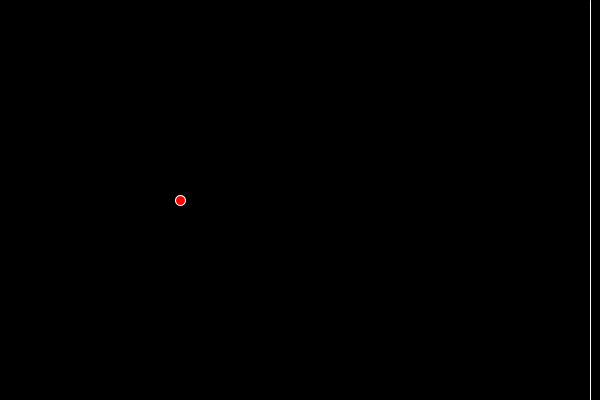
Frame 1 (no input)
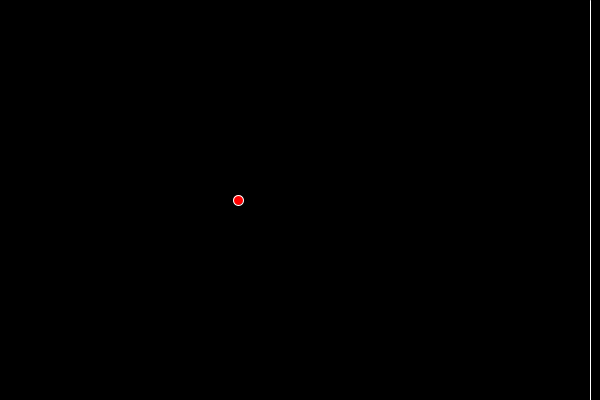
Frame 60 (the mouse pressed at the canvas centre just before this capture)
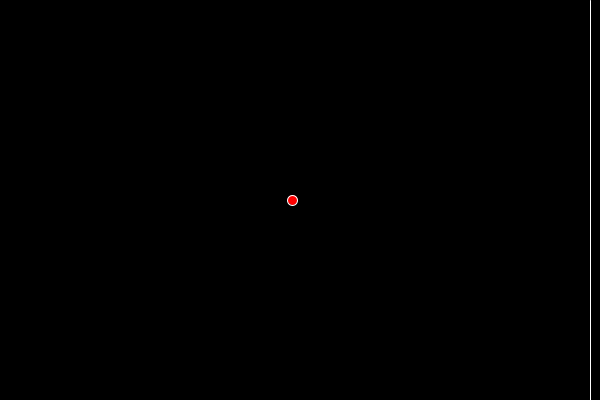
Frame 120 (the mouse held since frame 60 and released just before this capture)

The Processing sketch that drew these frames (run headless with seeded random() and noise(); from frame 60 on, the mouse is pressed at the canvas centre):

// Processing sketch: braking_simulation
// ── braking_simulation.pde
float pos, vel, dvel;

void setup() {
  size(600, 400);
  pos = random(50, 250);
  vel = random(.5, 2.5);
}

void draw() {
  background(0);
  stroke(255);
  line(width - 10.0, 0, width - 10.0, height);
  
  pos += vel;
  dvel = sq(vel) * .5 / (width - 10.0 - pos); 
  vel -= dvel;
  
  fill(255, 0, 0);
  ellipse(pos, .5*height, 10, 10);
}
